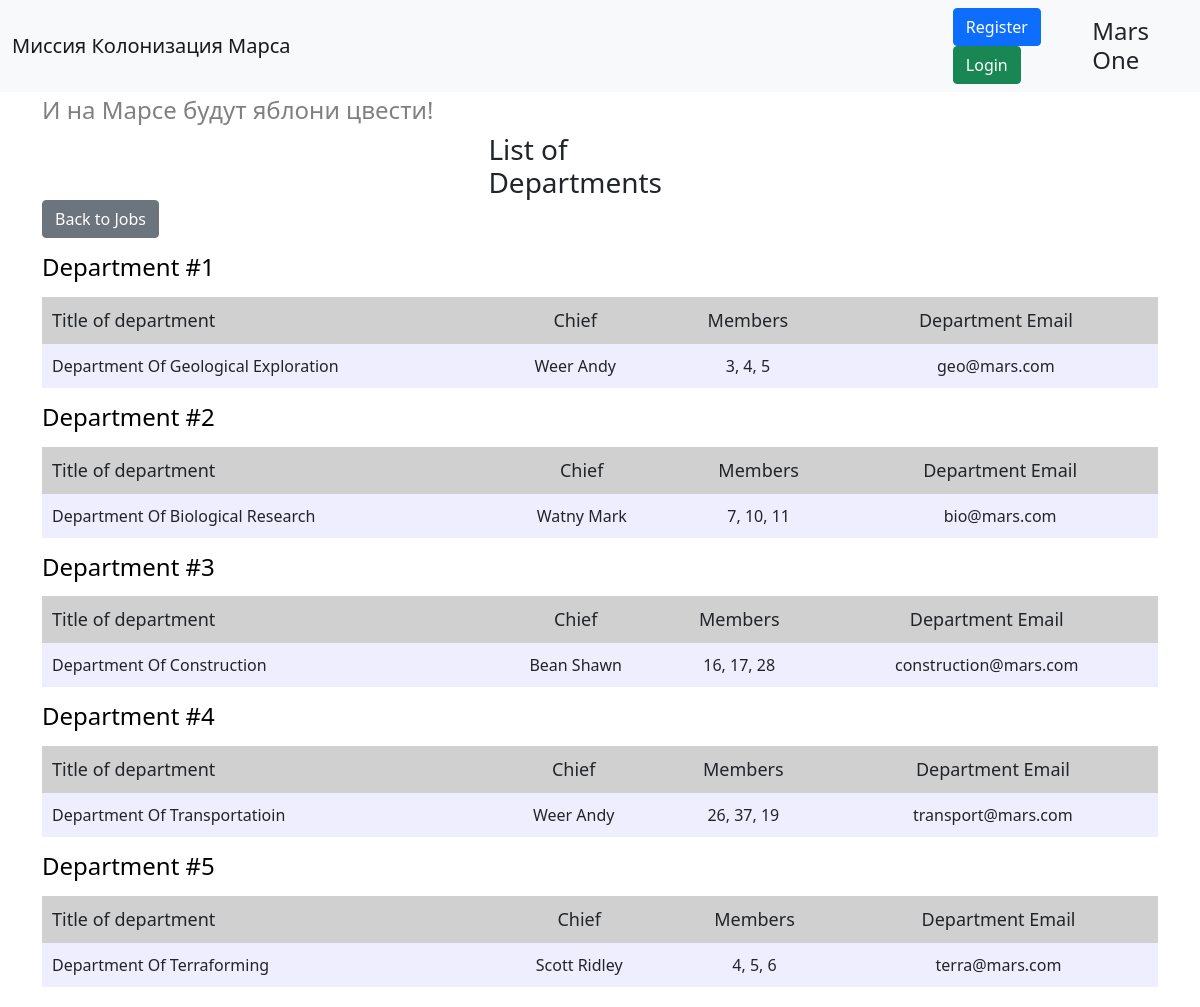
The page /departments on the database its author committed.
### __all_models.py (models this page shows)
class Department(SqlAlchemyBase, SerializerMixin):
    __tablename__ = "departments"
    id = Column(Integer, primary_key=True, autoincrement=True)
    title = Column(String)
    chief = Column(Integer, ForeignKey("users.id"))
    members = Column(String)
    email = Column(String)

class User(SqlAlchemyBase, UserMixin, SerializerMixin):
    __tablename__ = 'users'
    id = Column(Integer, primary_key=True, autoincrement=True)
    surname = Column(String)
    name = Column(String)
    age = Column(Integer)
    position = Column(String)
    speciality = Column(String)
    address = Column(String)
    email = Column(String, unique=True)
    hashed_password = Column(String, default="password")
    modified_date = Column(DateTime, default=datetime.now)
    city_from = Column(String, default="Moscow")

### app.py (the view)
@app.route("/departments")
def departments():
    records = session.query(Department, User).join(User).all()
    return render_template("departments.html", title="List of Departments",
                           records=records, current_user=current_user)

### templates/departments.html (shortened to what this page needs)
{% extends "base.html" %}
{% block content %}
<h3 class="title">List of Departments</h3>
<a href="{{ url_for('works_log') }}" class="btn btn-secondary">Back to Jobs</a>
{% for department, user in records %}
<a href="/department/{{ department.id }}" class="link"><h4 class="action">Department #{{ loop.index }}</h4></a>
<div class="table-wrapper">
    <table>
        <tr>
            <th>Title of department</th>
            <th>Chief</th>
            <th>Members</th>
            <th>Department Email</th>
        </tr>
            <tr>
                <td style="width: 40%;">{{ department.title }}</td>
                <td>{{ user.surname }} {{ user.name }}</td>
                <td>{{ department.members }}</td>
                <td>{{ department.email }}</td>
            </tr>
    </table>
</div>
{% endfor %}
{% endblock %}

### static/css/style.css (style rules this page uses)
body { padding-bottom: 20px; }
h4 { color: grey; }
.title { width: 20%; margin: 0 auto; }
.action { color: black; margin-top: 15px; }
table { width: 100%; margin-top: 15px; }
th { background-color: #d0d0d0; font-size: 18px; font-weight: normal; padding-top: 10px; padding-bottom: 10px; text-align: center; }
th:first-child { text-align-last: left; padding-left: 10px; }
td { background-color: #eeeeff; padding-top: 10px; padding-bottom: 10px; text-align: center; text-transform: capitalize; }
td:first-child { text-align-last: left; padding-left: 10px; }
td:last-child { text-transform: none; }
.link { text-decoration: none; }

### rows shown on the page
Department: title "Department Of Geological Exploration", surname "Weer", name "Andy", members "3, 4, 5", email "geo@mars.com"
Department: title "Department Of Biological Research", surname "Watny", name "Mark", members "7, 10, 11", email "bio@mars.com"
Department: title "Department Of Construction", surname "Bean", name "Shawn", members "16, 17, 28", email "construction@mars.com"
Department: title "Department Of Transportatioin", surname "Weer", name "Andy", members "26, 37, 19", email "transport@mars.com"
Department: title "Department Of Terraforming", surname "Scott", name "Ridley", members "4, 5, 6", email "terra@mars.com"
